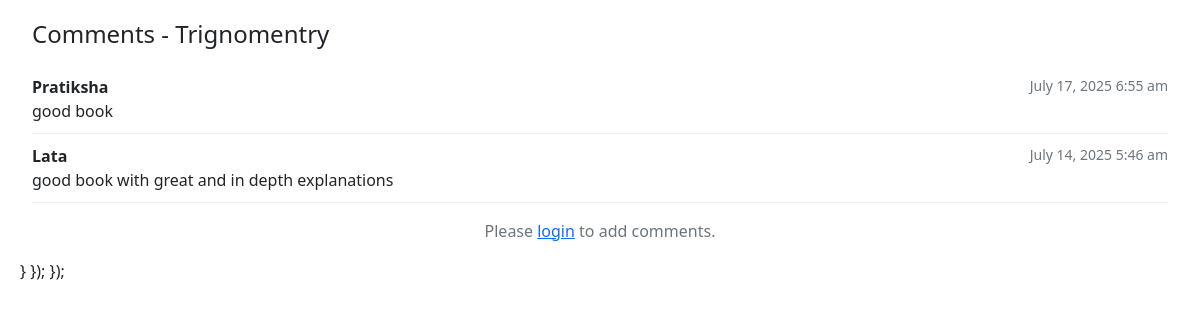
Page /comments.php?content_id=1 on the committed database.
### tables this page shows
CREATE TABLE `content` (
  `id` int(11) NOT NULL,
  `title` varchar(255) NOT NULL,
  `description` text NOT NULL,
  `file_type` enum('pdf','video','audio','ppt','doc','excel','image') NOT NULL,
  `video_type` enum('file','youtube') DEFAULT 'file',
  `file_path` varchar(512) NOT NULL,
  `useful_to` set('student','teacher','public','others') NOT NULL,
  `tags` varchar(255) DEFAULT NULL,
  `upload_date` timestamp NOT NULL DEFAULT current_timestamp(),
  `admin_id` int(11) NOT NULL,
  `price` decimal(10,2) NOT NULL DEFAULT 1.00,
  `is_restricted` tinyint(1) NOT NULL DEFAULT 0,
  `view_restricted` tinyint(1) NOT NULL DEFAULT 0,
  `converted_file_path` varchar(255) DEFAULT NULL
);

CREATE TABLE `comments` (
  `id` int(11) NOT NULL,
  `content_id` int(11) NOT NULL,
  `user_id` int(11) NOT NULL,
  `comment` text NOT NULL,
  `created_at` timestamp NOT NULL DEFAULT current_timestamp(),
  `is_restricted` tinyint(1) NOT NULL DEFAULT 0
);

CREATE TABLE `users` (
  `id` int(11) NOT NULL,
  `username` varchar(50) NOT NULL,
  `password` varchar(255) NOT NULL,
  `role` enum('user','admin') NOT NULL,
  `created_at` timestamp NOT NULL DEFAULT current_timestamp()
);

### comments.php (the view, shortened to what this page needs)
<?php
require_once 'config.php';
$contentId = isset($_GET['content_id']) ? intval($_GET['content_id']) : 0;
$sql = "SELECT c.*, u.username
        FROM comments c
        JOIN users u ON c.user_id = u.id
        WHERE c.content_id = ?
        ORDER BY c.created_at DESC";
$stmt = mysqli_prepare($conn, $sql);
mysqli_stmt_bind_param($stmt, "i", $contentId);
mysqli_stmt_execute($stmt);
$result = mysqli_stmt_get_result($stmt);
$titleSql = "SELECT title FROM content WHERE id = ?";
$titleStmt = mysqli_prepare($conn, $titleSql);
mysqli_stmt_bind_param($titleStmt, "i", $contentId);
mysqli_stmt_execute($titleStmt);
$titleResult = mysqli_stmt_get_result($titleStmt);
$contentTitle = mysqli_fetch_assoc($titleResult)['title'] ?? 'Content';
?>
<!DOCTYPE html>
<html lang="en">
<head>
	<link href="https://cdn.jsdelivr.net/npm/bootstrap@5.1.3/dist/css/bootstrap.min.css" rel="stylesheet">
	<link rel="stylesheet" href="https://cdnjs.cloudflare.com/ajax/libs/font-awesome/6.0.0/css/all.min.css">
</head>
<body>
	<div class="container-fluid">
		<h4 class="mb-3">Comments - <?php echo htmlspecialchars($contentTitle); ?></h4>
		<div class="comment-container mb-3">
			<?php if (mysqli_num_rows($result) > 0): ?>
				<?php while ($comment = mysqli_fetch_assoc($result)): ?>
					<div class="comment-item">
						<div class="d-flex justify-content-between">
							<strong><?php echo htmlspecialchars($comment['username']); ?></strong>
							<small class="text-muted">
								<?php echo date('F j, Y g:i a', strtotime($comment['created_at'])); ?>
							</small>
						</div>
						<p class="mb-0"><?php echo htmlspecialchars($comment['comment']); ?></p>
					</div>
				<?php endwhile; ?>
			<?php else: ?>
				<p class="text-center text-muted">No comments yet.</p>
			<?php endif; ?>
		</div>
		<?php if (isset($_SESSION['user_id'])): ?>
			<div class="comment-form">
				<form id="commentForm" class="mb-0">
					<div class="input-group">
						<input type="text" class="form-control" placeholder="Add a comment..." required name="comment">
						<button type="submit" class="btn btn-primary">
							<i class="fas fa-paper-plane"></i> Post
						</button>
					</div>
				</form>
			</div>
		<?php else: ?>
			<p class="text-center text-muted">Please <a href="login.html" target="_blank">login</a> to add comments.</p>
		<?php endif; ?>
	</div>
</body>
</html>
</body>
</html>

### comments.php (style rules this page uses)
body { padding: 20px; }
.comment-container { max-height: calc(100vh - 200px); overflow-y: auto; }
.comment-item { border-bottom: 1px solid #eee; padding: 10px 0; }

### rows in the picture
content: title "Trignomentry"
comments: user.username "Pratiksha", created_at "July 17, 2025 6:55 am", comment "good book"
comments: user.username "Lata", created_at "July 14, 2025 5:46 am", comment "good book with great and in depth explanations"
